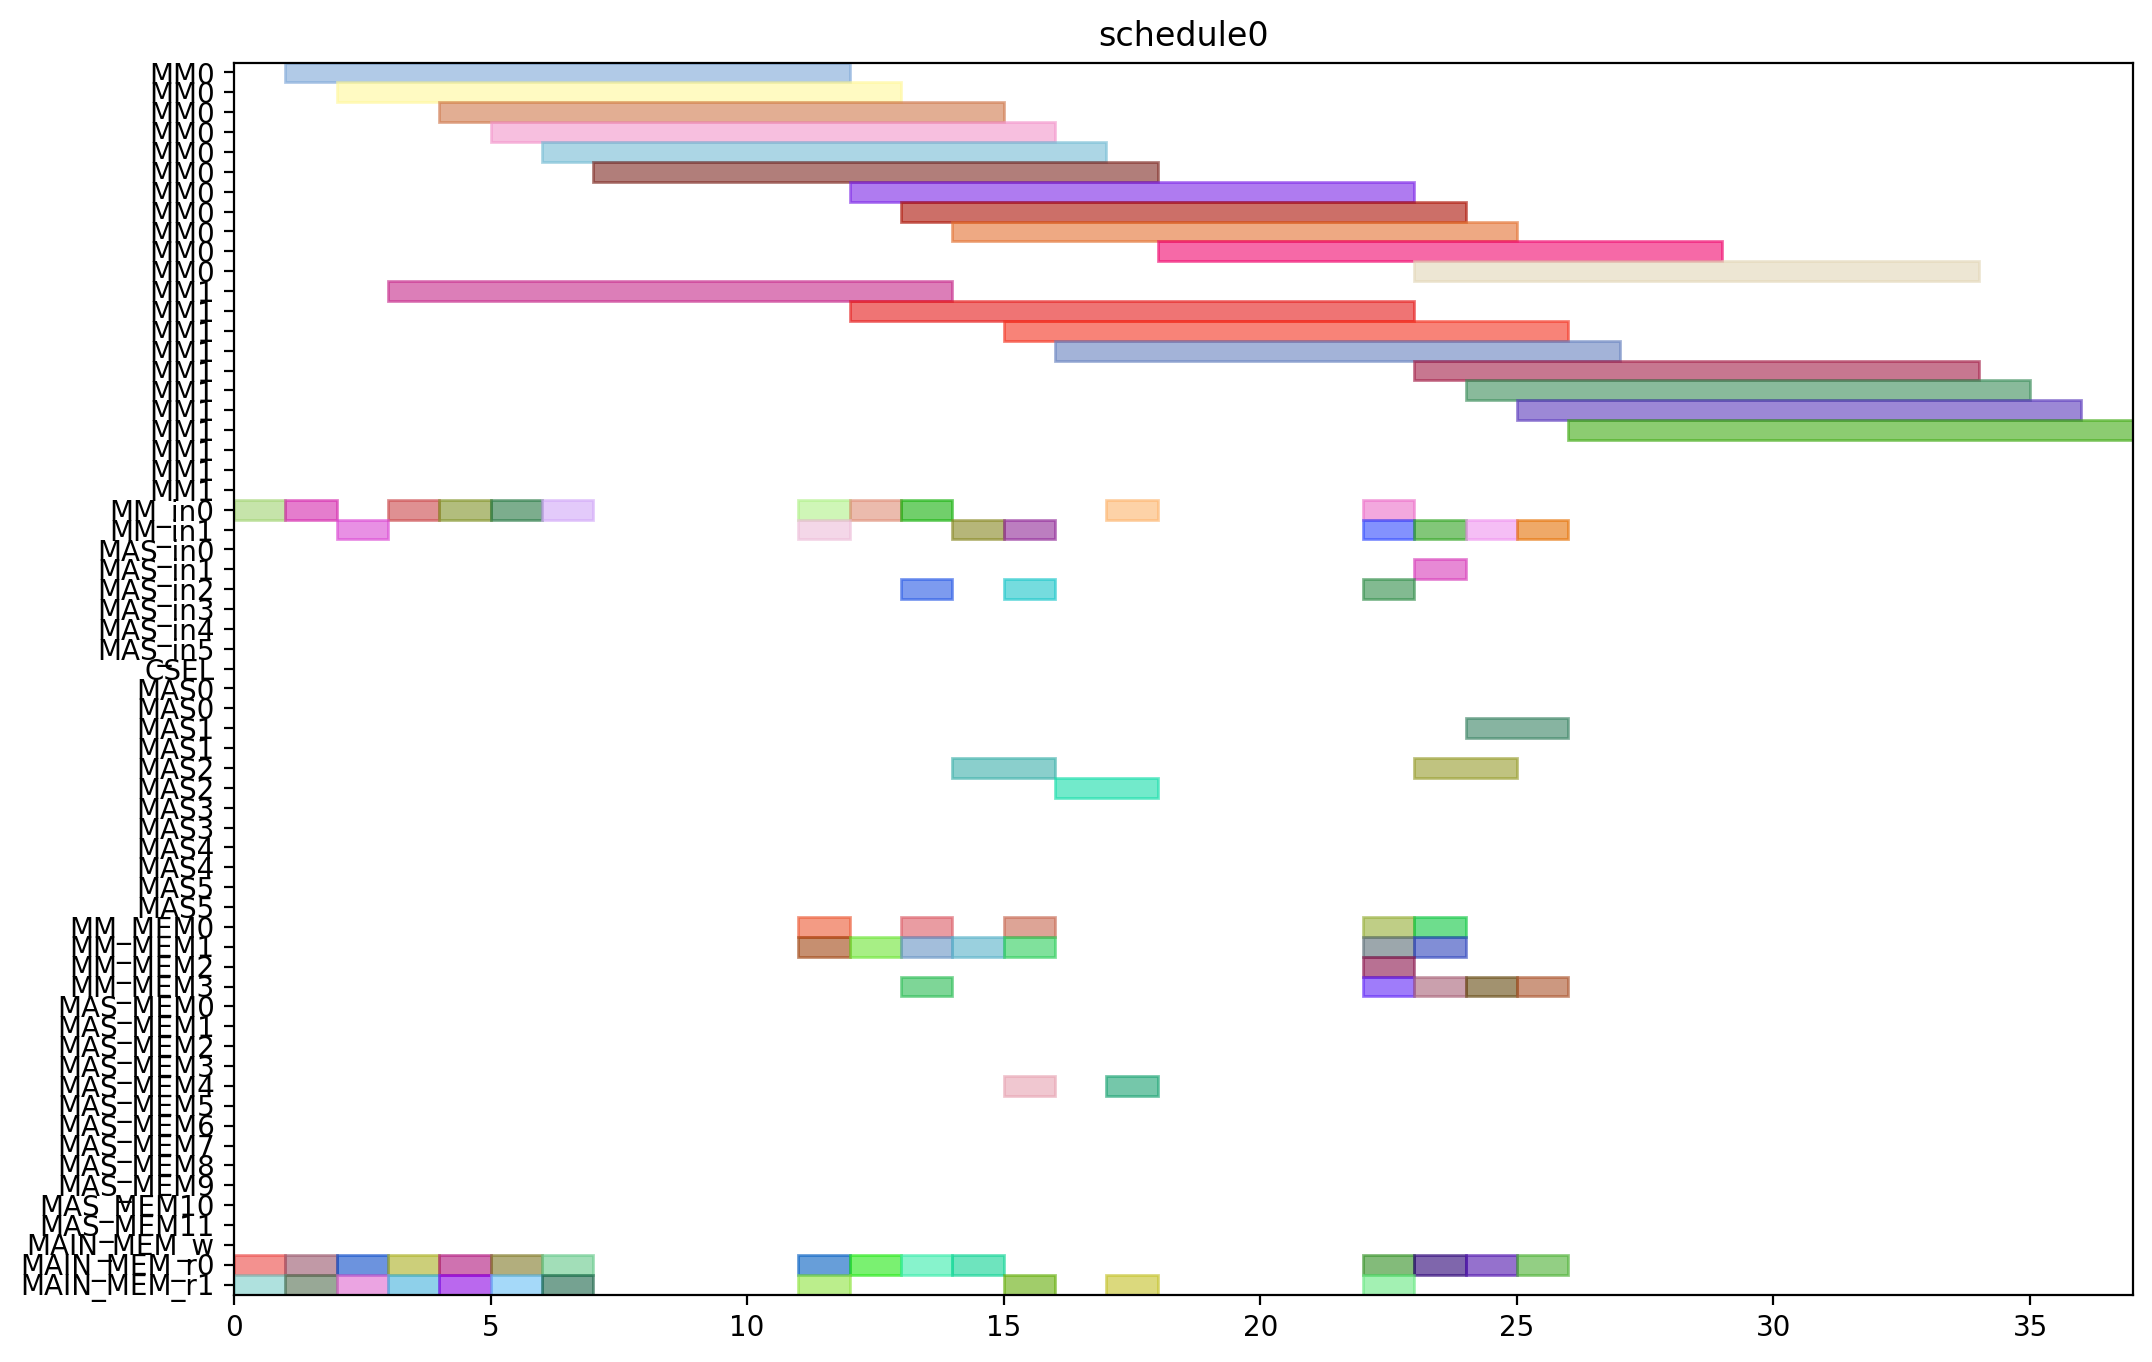

Source code (Python):
from pyschedule import Scenario, solvers, plotters, alt


def solve():
	horizon = 120
	S = Scenario("schedule0", horizon=horizon)

	# resource
	MM = S.Resources('MM', num=2, size=11)
	MM_in = S.Resources('MM_in', num=2)
	MAS_in = S.Resources('MAS_in', num=6)
	CSEL = S.Resource('CSEL')
	MAS = S.Resources('MAS', num=6, size=2, periods=range(1, horizon))
	MM_MEM = S.Resources('MM_MEM', num=4)
	MAS_MEM = S.Resources('MAS_MEM', num=12)
	MAIN_MEM_w = S.Resource('MAIN_MEM_w', size=1)
	MAIN_MEM_r = S.Resources('MAIN_MEM_r', num=2)

	# result of previous scheduling

	# new tasks
	Z_exp2 = S.Task('Z_exp2', length=11, delay_cost=1)
	Z_exp2 += alt(MM)
	Z_exp2_in = S.Task('Z_exp2_in', length=1, delay_cost=1)
	Z_exp2_in += alt(MM_in)
	S += Z_exp2_in*MM_in[0]<=Z_exp2*MM[0]
	S += Z_exp2_in*MM_in[1]<=Z_exp2*MM[1]
	Z_exp2_mem0 = S.Task('Z_exp2_mem0', length=1, delay_cost=1)
	Z_exp2_mem0 += MAIN_MEM_r[0]
	S += Z_exp2_mem0 <= Z_exp2

	Z_exp2_mem1 = S.Task('Z_exp2_mem1', length=1, delay_cost=1)
	Z_exp2_mem1 += MAIN_MEM_r[1]
	S += Z_exp2_mem1 <= Z_exp2

	NX0 = S.Task('NX0', length=11, delay_cost=1)
	NX0 += alt(MM)
	NX0_in = S.Task('NX0_in', length=1, delay_cost=1)
	NX0_in += alt(MM_in)
	S += NX0_in*MM_in[0]<=NX0*MM[0]
	S += NX0_in*MM_in[1]<=NX0*MM[1]
	NX0_mem0 = S.Task('NX0_mem0', length=1, delay_cost=1)
	NX0_mem0 += MAIN_MEM_r[0]
	S += NX0_mem0 <= NX0

	NX0_mem1 = S.Task('NX0_mem1', length=1, delay_cost=1)
	NX0_mem1 += MAIN_MEM_r[1]
	S += NX0_mem1 <= NX0

	k0_10_Z1 = S.Task('k0_10_Z1', length=11, delay_cost=1)
	k0_10_Z1 += alt(MM)
	k0_10_Z1_in = S.Task('k0_10_Z1_in', length=1, delay_cost=1)
	k0_10_Z1_in += alt(MM_in)
	S += k0_10_Z1_in*MM_in[0]<=k0_10_Z1*MM[0]
	S += k0_10_Z1_in*MM_in[1]<=k0_10_Z1*MM[1]
	k0_10_Z1_mem0 = S.Task('k0_10_Z1_mem0', length=1, delay_cost=1)
	k0_10_Z1_mem0 += MAIN_MEM_r[0]
	S += k0_10_Z1_mem0 <= k0_10_Z1

	k0_10_Z1_mem1 = S.Task('k0_10_Z1_mem1', length=1, delay_cost=1)
	k0_10_Z1_mem1 += MAIN_MEM_r[1]
	S += k0_10_Z1_mem1 <= k0_10_Z1

	DX0 = S.Task('DX0', length=11, delay_cost=1)
	DX0 += alt(MM)
	DX0_in = S.Task('DX0_in', length=1, delay_cost=1)
	DX0_in += alt(MM_in)
	S += DX0_in*MM_in[0]<=DX0*MM[0]
	S += DX0_in*MM_in[1]<=DX0*MM[1]
	DX0_mem0 = S.Task('DX0_mem0', length=1, delay_cost=1)
	DX0_mem0 += MAIN_MEM_r[0]
	S += DX0_mem0 <= DX0

	DX0_mem1 = S.Task('DX0_mem1', length=1, delay_cost=1)
	DX0_mem1 += MAIN_MEM_r[1]
	S += DX0_mem1 <= DX0

	NY0 = S.Task('NY0', length=11, delay_cost=1)
	NY0 += alt(MM)
	NY0_in = S.Task('NY0_in', length=1, delay_cost=1)
	NY0_in += alt(MM_in)
	S += NY0_in*MM_in[0]<=NY0*MM[0]
	S += NY0_in*MM_in[1]<=NY0*MM[1]
	NY0_mem0 = S.Task('NY0_mem0', length=1, delay_cost=1)
	NY0_mem0 += MAIN_MEM_r[0]
	S += NY0_mem0 <= NY0

	NY0_mem1 = S.Task('NY0_mem1', length=1, delay_cost=1)
	NY0_mem1 += MAIN_MEM_r[1]
	S += NY0_mem1 <= NY0

	k2_14_Z1 = S.Task('k2_14_Z1', length=11, delay_cost=1)
	k2_14_Z1 += alt(MM)
	k2_14_Z1_in = S.Task('k2_14_Z1_in', length=1, delay_cost=1)
	k2_14_Z1_in += alt(MM_in)
	S += k2_14_Z1_in*MM_in[0]<=k2_14_Z1*MM[0]
	S += k2_14_Z1_in*MM_in[1]<=k2_14_Z1*MM[1]
	k2_14_Z1_mem0 = S.Task('k2_14_Z1_mem0', length=1, delay_cost=1)
	k2_14_Z1_mem0 += MAIN_MEM_r[0]
	S += k2_14_Z1_mem0 <= k2_14_Z1

	k2_14_Z1_mem1 = S.Task('k2_14_Z1_mem1', length=1, delay_cost=1)
	k2_14_Z1_mem1 += MAIN_MEM_r[1]
	S += k2_14_Z1_mem1 <= k2_14_Z1

	DY0 = S.Task('DY0', length=11, delay_cost=1)
	DY0 += alt(MM)
	DY0_in = S.Task('DY0_in', length=1, delay_cost=1)
	DY0_in += alt(MM_in)
	S += DY0_in*MM_in[0]<=DY0*MM[0]
	S += DY0_in*MM_in[1]<=DY0*MM[1]
	DY0_mem0 = S.Task('DY0_mem0', length=1, delay_cost=1)
	DY0_mem0 += MAIN_MEM_r[0]
	S += DY0_mem0 <= DY0

	DY0_mem1 = S.Task('DY0_mem1', length=1, delay_cost=1)
	DY0_mem1 += MAIN_MEM_r[1]
	S += DY0_mem1 <= DY0

	Z_exp3 = S.Task('Z_exp3', length=11, delay_cost=1)
	Z_exp3 += alt(MM)
	Z_exp3_in = S.Task('Z_exp3_in', length=1, delay_cost=1)
	Z_exp3_in += alt(MM_in)
	S += Z_exp3_in*MM_in[0]<=Z_exp3*MM[0]
	S += Z_exp3_in*MM_in[1]<=Z_exp3*MM[1]
	Z_exp3_mem0 = S.Task('Z_exp3_mem0', length=1, delay_cost=1)
	Z_exp3_mem0 += alt(MM_MEM)
	S += (Z_exp2*MM[0])-1 < Z_exp3_mem0*MM_MEM[0]
	S += (Z_exp2*MM[1])-1 < Z_exp3_mem0*MM_MEM[2]
	S += Z_exp3_mem0 <= Z_exp3

	Z_exp3_mem1 = S.Task('Z_exp3_mem1', length=1, delay_cost=1)
	Z_exp3_mem1 += MAIN_MEM_r[1]
	S += Z_exp3_mem1 <= Z_exp3

	NX1_ = S.Task('NX1_', length=2, delay_cost=1)
	NX1_ += alt(MAS)
	NX1__in = S.Task('NX1__in', length=1, delay_cost=1)
	NX1__in += alt(MAS_in)
	S += NX1__in*MAS_in[0]<=NX1_*MAS[0]

	S += NX1__in*MAS_in[1]<=NX1_*MAS[1]

	S += NX1__in*MAS_in[2]<=NX1_*MAS[2]

	S += NX1__in*MAS_in[3]<=NX1_*MAS[3]

	S += NX1__in*MAS_in[4]<=NX1_*MAS[4]

	S += NX1__in*MAS_in[5]<=NX1_*MAS[5]

	NX1__mem0 = S.Task('NX1__mem0', length=1, delay_cost=1)
	NX1__mem0 += alt(MM_MEM)
	S += (NX0*MM[0])-1 < NX1__mem0*MM_MEM[0]
	S += (NX0*MM[1])-1 < NX1__mem0*MM_MEM[2]
	S += NX1__mem0 <= NX1_

	NX1__mem1 = S.Task('NX1__mem1', length=1, delay_cost=1)
	NX1__mem1 += alt(MM_MEM)
	S += (k0_10_Z1*MM[0])-1 < NX1__mem1*MM_MEM[1]
	S += (k0_10_Z1*MM[1])-1 < NX1__mem1*MM_MEM[3]
	S += NX1__mem1 <= NX1_

	k0_9_Z2 = S.Task('k0_9_Z2', length=11, delay_cost=1)
	k0_9_Z2 += alt(MM)
	k0_9_Z2_in = S.Task('k0_9_Z2_in', length=1, delay_cost=1)
	k0_9_Z2_in += alt(MM_in)
	S += k0_9_Z2_in*MM_in[0]<=k0_9_Z2*MM[0]
	S += k0_9_Z2_in*MM_in[1]<=k0_9_Z2*MM[1]
	k0_9_Z2_mem0 = S.Task('k0_9_Z2_mem0', length=1, delay_cost=1)
	k0_9_Z2_mem0 += MAIN_MEM_r[0]
	S += k0_9_Z2_mem0 <= k0_9_Z2

	k0_9_Z2_mem1 = S.Task('k0_9_Z2_mem1', length=1, delay_cost=1)
	k0_9_Z2_mem1 += alt(MM_MEM)
	S += (Z_exp2*MM[0])-1 < k0_9_Z2_mem1*MM_MEM[1]
	S += (Z_exp2*MM[1])-1 < k0_9_Z2_mem1*MM_MEM[3]
	S += k0_9_Z2_mem1 <= k0_9_Z2

	k1_9_Z2 = S.Task('k1_9_Z2', length=11, delay_cost=1)
	k1_9_Z2 += alt(MM)
	k1_9_Z2_in = S.Task('k1_9_Z2_in', length=1, delay_cost=1)
	k1_9_Z2_in += alt(MM_in)
	S += k1_9_Z2_in*MM_in[0]<=k1_9_Z2*MM[0]
	S += k1_9_Z2_in*MM_in[1]<=k1_9_Z2*MM[1]
	k1_9_Z2_mem0 = S.Task('k1_9_Z2_mem0', length=1, delay_cost=1)
	k1_9_Z2_mem0 += MAIN_MEM_r[0]
	S += k1_9_Z2_mem0 <= k1_9_Z2

	k1_9_Z2_mem1 = S.Task('k1_9_Z2_mem1', length=1, delay_cost=1)
	k1_9_Z2_mem1 += alt(MM_MEM)
	S += (Z_exp2*MM[0])-1 < k1_9_Z2_mem1*MM_MEM[1]
	S += (Z_exp2*MM[1])-1 < k1_9_Z2_mem1*MM_MEM[3]
	S += k1_9_Z2_mem1 <= k1_9_Z2

	NY1_ = S.Task('NY1_', length=2, delay_cost=1)
	NY1_ += alt(MAS)
	NY1__in = S.Task('NY1__in', length=1, delay_cost=1)
	NY1__in += alt(MAS_in)
	S += NY1__in*MAS_in[0]<=NY1_*MAS[0]

	S += NY1__in*MAS_in[1]<=NY1_*MAS[1]

	S += NY1__in*MAS_in[2]<=NY1_*MAS[2]

	S += NY1__in*MAS_in[3]<=NY1_*MAS[3]

	S += NY1__in*MAS_in[4]<=NY1_*MAS[4]

	S += NY1__in*MAS_in[5]<=NY1_*MAS[5]

	NY1__mem0 = S.Task('NY1__mem0', length=1, delay_cost=1)
	NY1__mem0 += alt(MM_MEM)
	S += (NY0*MM[0])-1 < NY1__mem0*MM_MEM[0]
	S += (NY0*MM[1])-1 < NY1__mem0*MM_MEM[2]
	S += NY1__mem0 <= NY1_

	NY1__mem1 = S.Task('NY1__mem1', length=1, delay_cost=1)
	NY1__mem1 += alt(MM_MEM)
	S += (k2_14_Z1*MM[0])-1 < NY1__mem1*MM_MEM[1]
	S += (k2_14_Z1*MM[1])-1 < NY1__mem1*MM_MEM[3]
	S += NY1__mem1 <= NY1_

	k2_13_Z2 = S.Task('k2_13_Z2', length=11, delay_cost=1)
	k2_13_Z2 += alt(MM)
	k2_13_Z2_in = S.Task('k2_13_Z2_in', length=1, delay_cost=1)
	k2_13_Z2_in += alt(MM_in)
	S += k2_13_Z2_in*MM_in[0]<=k2_13_Z2*MM[0]
	S += k2_13_Z2_in*MM_in[1]<=k2_13_Z2*MM[1]
	k2_13_Z2_mem0 = S.Task('k2_13_Z2_mem0', length=1, delay_cost=1)
	k2_13_Z2_mem0 += MAIN_MEM_r[0]
	S += k2_13_Z2_mem0 <= k2_13_Z2

	k2_13_Z2_mem1 = S.Task('k2_13_Z2_mem1', length=1, delay_cost=1)
	k2_13_Z2_mem1 += alt(MM_MEM)
	S += (Z_exp2*MM[0])-1 < k2_13_Z2_mem1*MM_MEM[1]
	S += (Z_exp2*MM[1])-1 < k2_13_Z2_mem1*MM_MEM[3]
	S += k2_13_Z2_mem1 <= k2_13_Z2

	k3_14_Z2 = S.Task('k3_14_Z2', length=11, delay_cost=1)
	k3_14_Z2 += alt(MM)
	k3_14_Z2_in = S.Task('k3_14_Z2_in', length=1, delay_cost=1)
	k3_14_Z2_in += alt(MM_in)
	S += k3_14_Z2_in*MM_in[0]<=k3_14_Z2*MM[0]
	S += k3_14_Z2_in*MM_in[1]<=k3_14_Z2*MM[1]
	k3_14_Z2_mem0 = S.Task('k3_14_Z2_mem0', length=1, delay_cost=1)
	k3_14_Z2_mem0 += MAIN_MEM_r[0]
	S += k3_14_Z2_mem0 <= k3_14_Z2

	k3_14_Z2_mem1 = S.Task('k3_14_Z2_mem1', length=1, delay_cost=1)
	k3_14_Z2_mem1 += alt(MM_MEM)
	S += (Z_exp2*MM[0])-1 < k3_14_Z2_mem1*MM_MEM[1]
	S += (Z_exp2*MM[1])-1 < k3_14_Z2_mem1*MM_MEM[3]
	S += k3_14_Z2_mem1 <= k3_14_Z2

	Z_exp4 = S.Task('Z_exp4', length=11, delay_cost=1)
	Z_exp4 += alt(MM)
	Z_exp4_in = S.Task('Z_exp4_in', length=1, delay_cost=1)
	Z_exp4_in += alt(MM_in)
	S += Z_exp4_in*MM_in[0]<=Z_exp4*MM[0]
	S += Z_exp4_in*MM_in[1]<=Z_exp4*MM[1]
	Z_exp4_mem0 = S.Task('Z_exp4_mem0', length=1, delay_cost=1)
	Z_exp4_mem0 += alt(MM_MEM)
	S += (Z_exp3*MM[0])-1 < Z_exp4_mem0*MM_MEM[0]
	S += (Z_exp3*MM[1])-1 < Z_exp4_mem0*MM_MEM[2]
	S += Z_exp4_mem0 <= Z_exp4

	Z_exp4_mem1 = S.Task('Z_exp4_mem1', length=1, delay_cost=1)
	Z_exp4_mem1 += MAIN_MEM_r[1]
	S += Z_exp4_mem1 <= Z_exp4

	NX1 = S.Task('NX1', length=11, delay_cost=1)
	NX1 += alt(MM)
	NX1_in = S.Task('NX1_in', length=1, delay_cost=1)
	NX1_in += alt(MM_in)
	S += NX1_in*MM_in[0]<=NX1*MM[0]
	S += NX1_in*MM_in[1]<=NX1*MM[1]
	NX1_mem0 = S.Task('NX1_mem0', length=1, delay_cost=1)
	NX1_mem0 += alt(MAS_MEM)
	S += (NX1_*MAS[0])-1 < NX1_mem0*MAS_MEM[0]
	S += (NX1_*MAS[1])-1 < NX1_mem0*MAS_MEM[2]
	S += (NX1_*MAS[2])-1 < NX1_mem0*MAS_MEM[4]
	S += (NX1_*MAS[3])-1 < NX1_mem0*MAS_MEM[6]
	S += (NX1_*MAS[4])-1 < NX1_mem0*MAS_MEM[8]
	S += (NX1_*MAS[5])-1 < NX1_mem0*MAS_MEM[10]
	S += NX1_mem0 <= NX1

	NX1_mem1 = S.Task('NX1_mem1', length=1, delay_cost=1)
	NX1_mem1 += MAIN_MEM_r[1]
	S += NX1_mem1 <= NX1

	k0_8_Z3 = S.Task('k0_8_Z3', length=11, delay_cost=1)
	k0_8_Z3 += alt(MM)
	k0_8_Z3_in = S.Task('k0_8_Z3_in', length=1, delay_cost=1)
	k0_8_Z3_in += alt(MM_in)
	S += k0_8_Z3_in*MM_in[0]<=k0_8_Z3*MM[0]
	S += k0_8_Z3_in*MM_in[1]<=k0_8_Z3*MM[1]
	k0_8_Z3_mem0 = S.Task('k0_8_Z3_mem0', length=1, delay_cost=1)
	k0_8_Z3_mem0 += MAIN_MEM_r[0]
	S += k0_8_Z3_mem0 <= k0_8_Z3

	k0_8_Z3_mem1 = S.Task('k0_8_Z3_mem1', length=1, delay_cost=1)
	k0_8_Z3_mem1 += alt(MM_MEM)
	S += (Z_exp3*MM[0])-1 < k0_8_Z3_mem1*MM_MEM[1]
	S += (Z_exp3*MM[1])-1 < k0_8_Z3_mem1*MM_MEM[3]
	S += k0_8_Z3_mem1 <= k0_8_Z3

	DX1_ = S.Task('DX1_', length=2, delay_cost=1)
	DX1_ += alt(MAS)
	DX1__in = S.Task('DX1__in', length=1, delay_cost=1)
	DX1__in += alt(MAS_in)
	S += DX1__in*MAS_in[0]<=DX1_*MAS[0]

	S += DX1__in*MAS_in[1]<=DX1_*MAS[1]

	S += DX1__in*MAS_in[2]<=DX1_*MAS[2]

	S += DX1__in*MAS_in[3]<=DX1_*MAS[3]

	S += DX1__in*MAS_in[4]<=DX1_*MAS[4]

	S += DX1__in*MAS_in[5]<=DX1_*MAS[5]

	DX1__mem0 = S.Task('DX1__mem0', length=1, delay_cost=1)
	DX1__mem0 += alt(MM_MEM)
	S += (DX0*MM[0])-1 < DX1__mem0*MM_MEM[0]
	S += (DX0*MM[1])-1 < DX1__mem0*MM_MEM[2]
	S += DX1__mem0 <= DX1_

	DX1__mem1 = S.Task('DX1__mem1', length=1, delay_cost=1)
	DX1__mem1 += alt(MM_MEM)
	S += (k1_9_Z2*MM[0])-1 < DX1__mem1*MM_MEM[1]
	S += (k1_9_Z2*MM[1])-1 < DX1__mem1*MM_MEM[3]
	S += DX1__mem1 <= DX1_

	k1_8_Z3 = S.Task('k1_8_Z3', length=11, delay_cost=1)
	k1_8_Z3 += alt(MM)
	k1_8_Z3_in = S.Task('k1_8_Z3_in', length=1, delay_cost=1)
	k1_8_Z3_in += alt(MM_in)
	S += k1_8_Z3_in*MM_in[0]<=k1_8_Z3*MM[0]
	S += k1_8_Z3_in*MM_in[1]<=k1_8_Z3*MM[1]
	k1_8_Z3_mem0 = S.Task('k1_8_Z3_mem0', length=1, delay_cost=1)
	k1_8_Z3_mem0 += MAIN_MEM_r[0]
	S += k1_8_Z3_mem0 <= k1_8_Z3

	k1_8_Z3_mem1 = S.Task('k1_8_Z3_mem1', length=1, delay_cost=1)
	k1_8_Z3_mem1 += alt(MM_MEM)
	S += (Z_exp3*MM[0])-1 < k1_8_Z3_mem1*MM_MEM[1]
	S += (Z_exp3*MM[1])-1 < k1_8_Z3_mem1*MM_MEM[3]
	S += k1_8_Z3_mem1 <= k1_8_Z3

	NY1 = S.Task('NY1', length=11, delay_cost=1)
	NY1 += alt(MM)
	NY1_in = S.Task('NY1_in', length=1, delay_cost=1)
	NY1_in += alt(MM_in)
	S += NY1_in*MM_in[0]<=NY1*MM[0]
	S += NY1_in*MM_in[1]<=NY1*MM[1]
	NY1_mem0 = S.Task('NY1_mem0', length=1, delay_cost=1)
	NY1_mem0 += alt(MAS_MEM)
	S += (NY1_*MAS[0])-1 < NY1_mem0*MAS_MEM[0]
	S += (NY1_*MAS[1])-1 < NY1_mem0*MAS_MEM[2]
	S += (NY1_*MAS[2])-1 < NY1_mem0*MAS_MEM[4]
	S += (NY1_*MAS[3])-1 < NY1_mem0*MAS_MEM[6]
	S += (NY1_*MAS[4])-1 < NY1_mem0*MAS_MEM[8]
	S += (NY1_*MAS[5])-1 < NY1_mem0*MAS_MEM[10]
	S += NY1_mem0 <= NY1

	NY1_mem1 = S.Task('NY1_mem1', length=1, delay_cost=1)
	NY1_mem1 += MAIN_MEM_r[1]
	S += NY1_mem1 <= NY1

	k2_12_Z3 = S.Task('k2_12_Z3', length=11, delay_cost=1)
	k2_12_Z3 += alt(MM)
	k2_12_Z3_in = S.Task('k2_12_Z3_in', length=1, delay_cost=1)
	k2_12_Z3_in += alt(MM_in)
	S += k2_12_Z3_in*MM_in[0]<=k2_12_Z3*MM[0]
	S += k2_12_Z3_in*MM_in[1]<=k2_12_Z3*MM[1]
	k2_12_Z3_mem0 = S.Task('k2_12_Z3_mem0', length=1, delay_cost=1)
	k2_12_Z3_mem0 += MAIN_MEM_r[0]
	S += k2_12_Z3_mem0 <= k2_12_Z3

	k2_12_Z3_mem1 = S.Task('k2_12_Z3_mem1', length=1, delay_cost=1)
	k2_12_Z3_mem1 += alt(MM_MEM)
	S += (Z_exp3*MM[0])-1 < k2_12_Z3_mem1*MM_MEM[1]
	S += (Z_exp3*MM[1])-1 < k2_12_Z3_mem1*MM_MEM[3]
	S += k2_12_Z3_mem1 <= k2_12_Z3

	DY1_ = S.Task('DY1_', length=2, delay_cost=1)
	DY1_ += alt(MAS)
	DY1__in = S.Task('DY1__in', length=1, delay_cost=1)
	DY1__in += alt(MAS_in)
	S += DY1__in*MAS_in[0]<=DY1_*MAS[0]

	S += DY1__in*MAS_in[1]<=DY1_*MAS[1]

	S += DY1__in*MAS_in[2]<=DY1_*MAS[2]

	S += DY1__in*MAS_in[3]<=DY1_*MAS[3]

	S += DY1__in*MAS_in[4]<=DY1_*MAS[4]

	S += DY1__in*MAS_in[5]<=DY1_*MAS[5]

	DY1__mem0 = S.Task('DY1__mem0', length=1, delay_cost=1)
	DY1__mem0 += alt(MM_MEM)
	S += (DY0*MM[0])-1 < DY1__mem0*MM_MEM[0]
	S += (DY0*MM[1])-1 < DY1__mem0*MM_MEM[2]
	S += DY1__mem0 <= DY1_

	DY1__mem1 = S.Task('DY1__mem1', length=1, delay_cost=1)
	DY1__mem1 += alt(MM_MEM)
	S += (k3_14_Z2*MM[0])-1 < DY1__mem1*MM_MEM[1]
	S += (k3_14_Z2*MM[1])-1 < DY1__mem1*MM_MEM[3]
	S += DY1__mem1 <= DY1_

	k3_13_Z3 = S.Task('k3_13_Z3', length=11, delay_cost=1)
	k3_13_Z3 += alt(MM)
	k3_13_Z3_in = S.Task('k3_13_Z3_in', length=1, delay_cost=1)
	k3_13_Z3_in += alt(MM_in)
	S += k3_13_Z3_in*MM_in[0]<=k3_13_Z3*MM[0]
	S += k3_13_Z3_in*MM_in[1]<=k3_13_Z3*MM[1]
	k3_13_Z3_mem0 = S.Task('k3_13_Z3_mem0', length=1, delay_cost=1)
	k3_13_Z3_mem0 += MAIN_MEM_r[0]
	S += k3_13_Z3_mem0 <= k3_13_Z3

	k3_13_Z3_mem1 = S.Task('k3_13_Z3_mem1', length=1, delay_cost=1)
	k3_13_Z3_mem1 += alt(MM_MEM)
	S += (Z_exp3*MM[0])-1 < k3_13_Z3_mem1*MM_MEM[1]
	S += (Z_exp3*MM[1])-1 < k3_13_Z3_mem1*MM_MEM[3]
	S += k3_13_Z3_mem1 <= k3_13_Z3

	solvers.mip.solve(S,msg=1,kind='CPLEX',ratio_gap=1.01)

	solution = [['hoge']*len(S.solution()[1]) for i in range(len(S.solution()))]
	for i in range(len(S.solution())):
		for j in range(len(S.solution()[i])):
			solution[i][j]=str(S.solution()[i][j])
	print(solution)

	cycles = int(solution[-1][3])

	pic_file_name = "/mnt/rose/usr1/fukuda/ABE/multiRAM_multiMAS_16mux/scheduling_result/stage11MM2_stage2MAS6/ISOGENY/schedule0.png"
	if(S.solution() != []):
		plotters.matplotlib.plot(S,img_filename=pic_file_name, show_task_labels=False, fig_size=(cycles*0.25+3, 8))

	return solution
